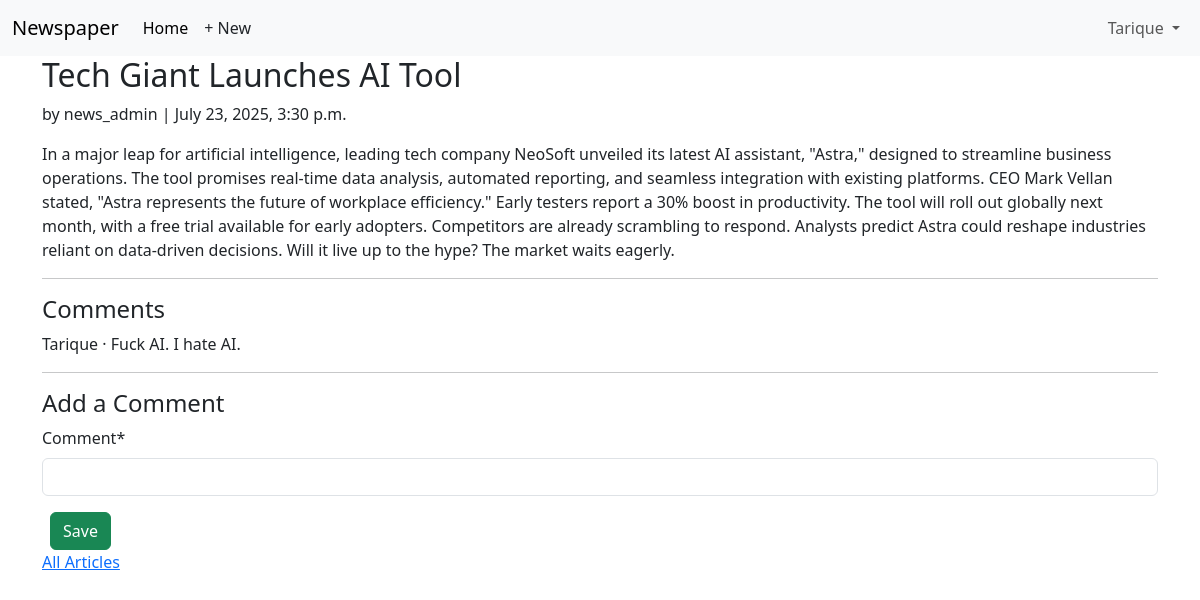
/articles/5/ (signed in), run on the app's committed database.
### accounts/models.py (models this page shows)
class CustomUser(AbstractUser):
	age = models.PositiveIntegerField(null=True, blank=True)

### articles/models.py (models this page shows, shortened)
class Article(models.Model):
	title = models.CharField(max_length=255)
	body = models.TextField()
	date = models.DateTimeField(auto_now_add=True)
	auther = models.ForeignKey(settings.AUTH_USER_MODEL, on_delete=models.CASCADE,)

class Comment(models.Model):
	article = models.ForeignKey(Article, on_delete=models.CASCADE,)
	comment = models.CharField(max_length=140)
	author = models.ForeignKey(settings.AUTH_USER_MODEL, on_delete=models.CASCADE,)
	def __str__(self):
		return self.comment

### articles/views.py (the view, shortened to what this page needs)
# urls.py: path("<int:pk>/", ArticleDetailView.as_view(), name="article_detail"),
class ArticleDetailView(LoginRequiredMixin, DetailView):
	def get(self , request , *args , **kwargs):
		view = CommentGet.as_view()
		return view(request, *args, **kwargs)

### articles/forms.py
class CommentForm(forms.ModelForm):
	class Meta:
		model = Comment
		fields = ('comment',)

### articles/views.py (called while the page is built)
	def get_context_data(self, **kwargs):
		context = super().get_context_data(**kwargs)
		context["form"] = CommentForm()
		return context

### templates/article_detail.html (shortened to what this page needs)
{% extends "base.html" %}
{% load crispy_forms_tags %}
{% block content %}
<div class="article-entry">
	<h2>{{ object.title }}</h2>
	<p>by {{ object.auther }} | {{ object.date }}</p>
	<p>{{ object.body }}</p>
</div>
<hr>
<h4>Comments</h4>
{% for comment in article.comment_set.all %}
<p>{{ comment.author }} &middot; {{ comment }}</p>
{% endfor %}
<hr>
<h4>Add a Comment</h4>
<form action="" method="post">{% csrf_token %}
	{{ form|crispy }}
	<button class="btn btn-success ms-2" type="submit">Save</button>
</form>
<div>
	<p><a href="{% url 'article_list' %}">All Articles</a></p>
</div>
{% endblock content %}

### templates/base.html (shortened to what this page needs)
{% load static %}
<!DOCTYPE html>
<html>
<head>
  <link href="https://cdn.jsdelivr.net/npm/bootstrap@5.3.3/dist/css/bootstrap.min.css" rel="stylesheet">
</head>
<body>
  <nav class="navbar navbar-expand-lg bg-body-tertiary">
    <div class="container-fluid">
      <a class="navbar-brand" href="{% url 'home' %}">Newspaper</a>
      <div class="collapse navbar-collapse" id="navbarSupportedContent">
        <ul class="navbar-nav me-auto mb-2 mb-lg-0">
          <li class="nav-item">
            <a class="nav-link active" aria-current="page" href="{% url 'home' %}">Home</a>
          </li>
          {% if user.is_authenticated %}
          <li><a href="{% url 'article_new' %}" class="nav-link px-2 link-dark">+ New</a></li>
        </ul>
        <div class="mr-auto">
          <ul class="navbar-nav">
            <li class="nav-item dropdown">
              <a class="nav-link dropdown-toggle" href="#" role="button" data-bs-toggle="dropdown"
                aria-expanded="false">
                {{ user.username }}
              </a>
            </li>
        {% endif %}
      </div>
    </div>
  </nav>
  <main>
    <div class="container">
      {% block content %}
      {% endblock content %}
    </div>
  </main>
</body>
</html>

### data on the page
CustomUser: username "Tarique"
Article: title "Tech Giant Launches AI Tool", auther "news_admin", date "July 23, 2025, 3:30 p.m.", body "In a major leap for artificial intelligence, leading tech company NeoSoft unveiled its latest AI assistant, \"Astra,\" designed to streamline business operations. The tool promises real-time data analysis, automated reporting, and seamless integration with existing platforms. CEO Mark Vellan stated, \"Astra represents the future of workplace efficiency.\" Early testers report a 30% boost in productivity. The tool will roll out globally next month, with a free trial available for early adopters. Competitors are already scrambling to respond. Analysts predict Astra could reshape industries reliant on data-driven decisions. Will it live up to the hype? The market waits eagerly."
Comment: author "Tarique", comment "Fuck AI. I hate AI."
